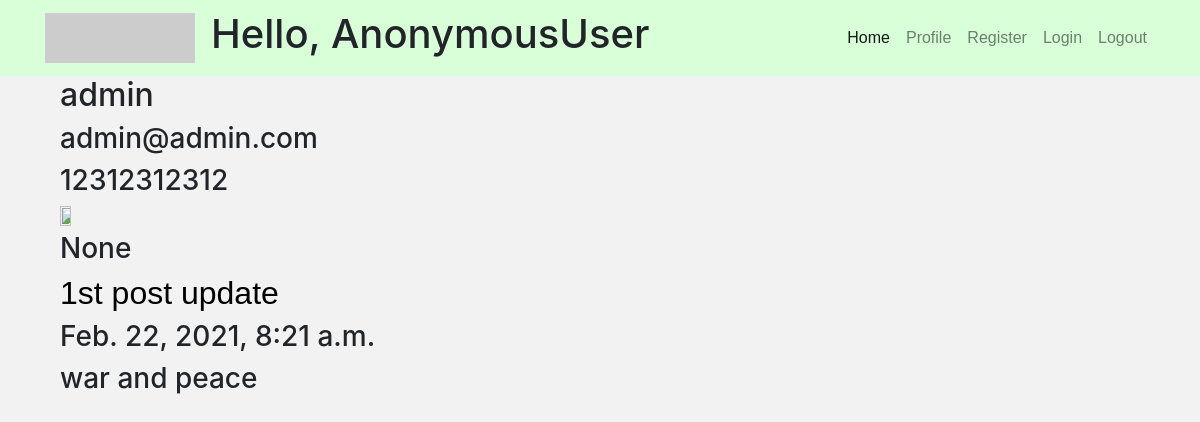
The page /blog/user/admin on the database its author committed.
### BlogApp/models.py (models this page shows, shortened)
class Guest(models.Model):
    user = models.OneToOneField(User, null=True, blank=True, on_delete=models.CASCADE)
    name = models.CharField(max_length=200, null=True)  # should be unique
    date_created = models.DateTimeField(auto_now_add=True, null=True)
    email = models.EmailField(default='example@blog.com')  # can't change
    phone = models.IntegerField(blank=True, default=111111)
    profile_picture = models.ImageField(null=True, blank=True)
    skype = models.CharField(max_length=50, null=True, blank=True)
    def __str__(self):
        return self.name

class Post(models.Model):
    name = models.CharField(max_length=200, default='Untitled')
    creation_date = models.DateTimeField(auto_now_add=True, null=True)
    text = models.TextField()
    description = models.TextField(max_length=200)
    user = models.ForeignKey(Guest, on_delete=models.SET_NULL, null=True)

### BlogApp/views.py (the view)
# urls.py: path('user/<str:pk>', views.profile, name='profile'),
def profile(request, pk):
    user = Guest.objects.get(name=pk)
    posts = Post.objects.filter(user=user)
    context = {'posts': posts, 'user': user}
    return render(request, 'Blog/profile.html', context)

### templates/Blog/profile.html
{% extends 'Blog/base.html' %}
{% block content %}
    {% load static %}
<div class="container">
    <h2>{{ user.name }}</h2>
    <h3>{{ user.email }}</h3>
    <h3>{{ user.phone }}</h3>
    <img src="{% static '/images/violet.jpg' %}" width="10%" height="10%">
    <h3>{{ user.skype }}</h3>
</div>
    {% for post in posts %}
    <div class="container">
        <h2><a href="{% url 'Blog:post' post.id %}">{{ post.name }}</a></h2>
        <h3>{{ post.creation_date }}</h3>
        <h3>{{ post.description }}</h3>
    </div>
    {% endfor %}
{% endblock %}

### static/css/main.css (style rules this page uses)
body { background-color: #f2f2f2; }
a { font-family: Arial, Helvetica, sans-serif; color: black; }

### rows shown on the page
Guest: name "admin", email "admin@admin.com", phone "12312312312", skype "None"
Post: name "1st post update", creation_date "Feb. 22, 2021, 8:21 a.m.", description "war and peace"

### other values the page prints
{{ request.user }} "AnonymousUser"
